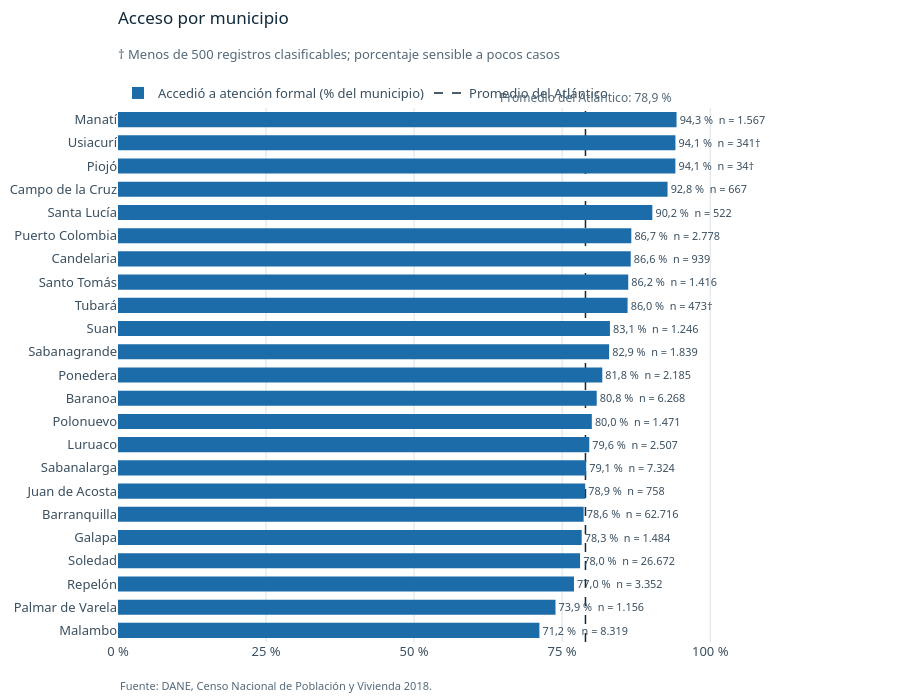

Notebook source saved alongside this figure:
### Markdown cell above
En la ejecución verificada, accedió 79,24 % de las 127.790 personas clasificables de cabecera,
75,23 % de las 6.160 de centro poblado y 71,69 % de las 2.084 de rural disperso.
La diferencia entre cabecera y rural disperso fue 7,55 puntos porcentuales. La comparación
describe a quienes reportaron un problema de salud en cada clase, no la cobertura de servicios
de todos sus residentes.

### Code cell
tabla_municipio = tabla_acceso_por(df_eda["MUNICIPIO"])
mostrar(tabla_municipio.sort_values("Accedió: % del grupo"), "Acceso por municipio")
acceso_mpio = tabla_municipio[["n válido", "Accedió: % del grupo"]].rename(
    columns={"n válido": "n", "Accedió: % del grupo": "porcentaje"}).sort_values("porcentaje")

fig = go.Figure(go.Bar(
    x=acceso_mpio["porcentaje"], y=acceso_mpio.index, orientation="h", marker_color=DENTRO, width=0.65,
    name="Accedió a atención formal (% del municipio)",
    text=[f"{pct_es(p)}  n = {entero_es(n)}{'†' if n < 500 else ''}" for n, p in acceso_mpio.values],
    textposition="outside", cliponaxis=False, customdata=acceso_mpio["n"],
    hovertemplate="%{y}<br>Accedió: %{x:.1f} %<br>Base: %{customdata:,} personas<extra></extra>",
))
fig.add_vline(x=promedio_general, line=dict(color=TINTA, dash="dash", width=1.5), layer="below",
              annotation_text=f"Promedio del Atlántico: {pct_es(promedio_general)}", annotation_position="top",
              annotation_font=dict(size=12, color=TINTA3))
fig.update_xaxes(range=[0, 128], tickvals=[0, 25, 50, 75, 100], ticktext=["0 %", "25 %", "50 %", "75 %", "100 %"])
fig.add_trace(go.Scatter(x=[None], y=[None], mode="lines", name="Promedio del Atlántico",
                         line=dict(color=TINTA, dash="dash", width=1.5)))
fig.update_layout(showlegend=True)
fig.update_yaxes(showgrid=False)
rotular(fig, "Acceso por municipio",
        "† Menos de 500 registros clasificables; porcentaje sensible a pocos casos", FUENTE, espacio=34)
mostrar_figura(fig, "08_acceso_por_municipio", FIG_DIR, alto=700)

### Figure 1 — Plotly figure (JSON) as saved in the notebook; plotly's stock layout.template omitted (floating-point values rounded to 4 significant figures)
{"data": [{"cliponaxis": false, "customdata": [8319, 1156, 3352, 26672, 1484, 62716, 758, 7324, 2507, 1471, 6268, 2185, 1839, 1246, 473, 1416, 939, 2778, 522, 667, 34, 341, 1567], "hovertemplate": "%{y}<br>Accedió: %{x:.1f} %<br>Base: %{customdata:,} personas<extra></extra>", "marker": {"color": "#1B6CA8"}, "name": "Accedió a atención formal (% del municipio)", "orientation": "h", "text": ["71,2 %  n = 8.319", "73,9 %  n = 1.156", "77,0 %  n = 3.352", "78,0 %  n = 26.672", "78,3 %  n = 1.484", "78,6 %  n = 62.716", "78,9 %  n = 758", "79,1 %  n = 7.324", "79,6 %  n = 2.507", "80,0 %  n = 1.471", "80,8 %  n = 6.268", "81,8 %  n = 2.185", "82,9 %  n = 1.839", "83,1 %  n = 1.246", "86,0 %  n = 473†", "86,2 %  n = 1.416", "86,6 %  n = 939", "86,7 %  n = 2.778", "90,2 %  n = 522", "92,8 %  n = 667", "94,1 %  n = 34†", "94,1 %  n = 341†", "94,3 %  n = 1.567"], "textposition": "outside", "type": "bar", "width": 0.65, "x": [71.16, 73.88, 77.0, 78.03, 78.3, 78.63, 78.89, 79.06, 79.58, 80.01, 80.84, 81.78, 82.93, 83.07, 86.05, 86.16, 86.58, 86.68, 90.23, 92.8, 94.12, 94.13, 94.32], "y": ["Malambo", "Palmar de Varela", "Repelón", "Soledad", "Galapa", "Barranquilla", "Juan de Acosta", "Sabanalarga", "Luruaco", "Polonuevo", "Baranoa", "Ponedera", "Sabanagrande", "Suan", "Tubará", "Santo Tomás", "Candelaria", "Puerto Colombia", "Santa Lucía", "Campo de la Cruz", "Piojó", "Usiacurí", "Manatí"]}, {"line": {"color": "#10293B", "dash": "dash", "width": 1.5}, "mode": "lines", "name": "Promedio del Atlántico", "type": "scatter", "x": [null], "y": [null]}], "layout": {"annotations": [{"font": {"color": "#54697A", "size": 12}, "showarrow": false, "text": "Promedio del Atlántico: 78,9 %", "x": 78.94, "xanchor": "center", "xref": "x", "y": 1, "yanchor": "bottom", "yref": "y domain"}, {"align": "left", "font": {"color": "#54697A", "size": 11}, "showarrow": false, "text": "Fuente: DANE, Censo Nacional de Población y Vivienda 2018.", "x": 0, "xanchor": "left", "xref": "paper", "y": 0, "yanchor": "top", "yref": "paper", "yshift": -34}], "height": 700, "margin": {"b": 58, "t": 108}, "shapes": [{"layer": "below", "line": {"color": "#10293B", "dash": "dash", "width": 1.5}, "type": "line", "x0": 78.94, "x1": 78.94, "xref": "x", "y0": 0, "y1": 1, "yref": "y domain"}], "showlegend": true, "title": {"font": {"color": "#10293B", "size": 17}, "pad": {"t": 12}, "subtitle": {"font": {"color": "#54697A", "size": 13}, "text": "† Menos de 500 registros clasificables; porcentaje sensible a pocos casos"}, "text": "Acceso por municipio", "x": 0, "xanchor": "left", "xref": "paper", "y": 1, "yanchor": "top", "yref": "container"}, "xaxis": {"range": [0, 128], "ticktext": ["0 %", "25 %", "50 %", "75 %", "100 %"], "tickvals": [0, 25, 50, 75, 100]}, "yaxis": {"showgrid": false}}}
